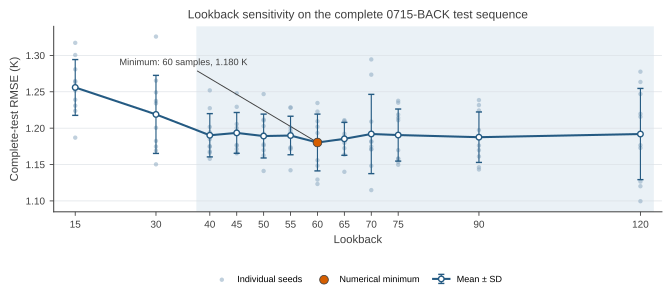

The Python source for this figure:
#!/usr/bin/env python3
"""Plot complete-test RMSE versus lookback for the frozen Thv GRU models.

The legacy filename is retained at the user's request. The plotted metric is
the full-sequence 0715-BACK test RMSE, not a rapid-cooling subset metric.
"""

from __future__ import annotations

import argparse
import sys
from pathlib import Path

import matplotlib

matplotlib.use("Agg")
import matplotlib.pyplot as plt
import numpy as np
import pandas as pd


BASE_NAME = Path(__file__).stem
EXPECTED_LOOKBACKS = (15, 30, 40, 45, 50, 55, 60, 65, 70, 75, 90, 120)
EXPECTED_SEEDS = (42, 52, 62, 72, 82, 92, 102, 112, 122, 132)
PLATEAU_START = 40
NUMERICAL_MINIMUM = 60
DPI = 600

PROJECT_DIR = Path(__file__).resolve().parents[1]
DEFAULT_DATA_DIR = (
    PROJECT_DIR
    / "残差lookback测试"
    / "gru_lookback_final_test0715BACK_full"
)
DEFAULT_QA_HELPER_DIR = Path.home() / ".codex" / "skills" / "nature-figure" / "scripts"

COLORS = {
    "mean": "#245A82",
    "raw": "#8CAAC0",
    "plateau": "#EAF1F6",
    "minimum": "#D55E00",
    "edge": "#3F3F3F",
    "grid": "#D9DEE3",
}

plt.rcParams.update(
    {
        "font.family": "sans-serif",
        "font.sans-serif": ["Arial", "Helvetica", "DejaVu Sans", "sans-serif"],
        "svg.fonttype": "none",
        "pdf.fonttype": 42,
        "ps.fonttype": 42,
        "font.size": 8.0,
        "axes.labelsize": 8.5,
        "axes.titlesize": 9.0,
        "xtick.labelsize": 7.5,
        "ytick.labelsize": 7.5,
        "axes.linewidth": 0.75,
        "xtick.major.width": 0.65,
        "ytick.major.width": 0.65,
        "xtick.major.size": 3.0,
        "ytick.major.size": 3.0,
        "axes.spines.top": False,
        "axes.spines.right": False,
        "legend.frameon": False,
    }
)


def parse_args() -> argparse.Namespace:
    parser = argparse.ArgumentParser(description=__doc__)
    parser.add_argument(
        "--summary-csv",
        type=Path,
        default=DEFAULT_DATA_DIR / "lookback_test_summary.csv",
    )
    parser.add_argument(
        "--all-runs-csv",
        type=Path,
        default=DEFAULT_DATA_DIR / "lookback_test_all_runs.csv",
    )
    parser.add_argument("--output-dir", type=Path, default=Path(__file__).parent)
    parser.add_argument("--qa-output-dir", type=Path, default=Path(__file__).parent / "qa")
    parser.add_argument("--qa-helper-dir", type=Path, default=DEFAULT_QA_HELPER_DIR)
    return parser.parse_args()


def validate_data(
    summary: pd.DataFrame, runs: pd.DataFrame
) -> tuple[pd.DataFrame, pd.DataFrame]:
    required_summary = {
        "lookback",
        "seed_count",
        "test_full_rmse_mean_k",
        "test_full_rmse_std_k",
        "test_windows",
        "persistence_test_rmse_k",
    }
    required_runs = {"lookback", "seed", "test_full_rmse_k", "test_windows"}
    if missing := required_summary - set(summary.columns):
        raise ValueError(f"Summary is missing columns: {sorted(missing)}")
    if missing := required_runs - set(runs.columns):
        raise ValueError(f"All-runs table is missing columns: {sorted(missing)}")

    summary = summary.copy()
    runs = runs.copy()
    summary["lookback"] = summary["lookback"].astype(int)
    runs["lookback"] = runs["lookback"].astype(int)
    runs["seed"] = runs["seed"].astype(int)
    summary = summary.sort_values("lookback").reset_index(drop=True)
    runs = runs.sort_values(["lookback", "seed"]).reset_index(drop=True)

    if tuple(summary["lookback"]) != EXPECTED_LOOKBACKS:
        raise ValueError(
            f"Expected lookbacks {EXPECTED_LOOKBACKS}, got {tuple(summary['lookback'])}"
        )
    if set(runs["lookback"]) != set(EXPECTED_LOOKBACKS):
        raise ValueError("All-runs lookbacks do not match the summary")
    if summary["seed_count"].astype(int).ne(len(EXPECTED_SEEDS)).any():
        raise ValueError("Every lookback must contain ten seeds")
    if runs.duplicated(["lookback", "seed"]).any():
        raise ValueError("Duplicate lookback/seed rows detected")
    if runs["test_windows"].nunique() != 1:
        raise ValueError("Full-test window counts differ across runs")
    if int(runs["test_windows"].iloc[0]) != 10659:
        raise ValueError("Unexpected number of common full-test forecast origins")

    for lookback, group in runs.groupby("lookback", sort=True):
        seeds = tuple(group["seed"].sort_values())
        if seeds != EXPECTED_SEEDS:
            raise ValueError(f"Lookback {lookback} has seeds {seeds}")
        values = group["test_full_rmse_k"].to_numpy(float)
        row = summary.loc[summary["lookback"].eq(lookback)].iloc[0]
        if not np.isclose(values.mean(), row["test_full_rmse_mean_k"], atol=1e-12):
            raise ValueError(f"Mean mismatch at lookback {lookback}")
        if not np.isclose(values.std(ddof=1), row["test_full_rmse_std_k"], atol=1e-12):
            raise ValueError(f"SD mismatch at lookback {lookback}")

    minimum = int(summary.loc[summary["test_full_rmse_mean_k"].idxmin(), "lookback"])
    if minimum != NUMERICAL_MINIMUM:
        raise ValueError(f"Expected numerical minimum {NUMERICAL_MINIMUM}, got {minimum}")
    plateau = summary.loc[summary["lookback"].ge(PLATEAU_START)]
    plateau_range = float(
        plateau["test_full_rmse_mean_k"].max()
        - plateau["test_full_rmse_mean_k"].min()
    )
    print(f"METRIC=complete_0715-BACK_test_RMSE")
    print(f"TEST_WINDOWS={int(runs['test_windows'].iloc[0])}")
    print(f"NUMERICAL_MINIMUM_LOOKBACK={minimum}")
    print(f"PLATEAU_MEAN_RANGE_K={plateau_range:.6f}")
    return summary, runs


def load_alignment_helper(helper_dir: Path):
    helper = helper_dir.resolve() / "audit_panel_alignment.py"
    if not helper.exists():
        raise FileNotFoundError(f"Missing alignment helper: {helper}")
    sys.path.insert(0, str(helper.parent))
    from audit_panel_alignment import require_matplotlib_panel_alignment

    return require_matplotlib_panel_alignment


def style_axis(axis: plt.Axes) -> None:
    axis.spines["left"].set_color(COLORS["edge"])
    axis.spines["bottom"].set_color(COLORS["edge"])
    axis.tick_params(colors=COLORS["edge"])
    axis.xaxis.label.set_color(COLORS["edge"])
    axis.yaxis.label.set_color(COLORS["edge"])
    axis.title.set_color(COLORS["edge"])
    axis.grid(axis="y", color=COLORS["grid"], linewidth=0.55, alpha=0.85)
    axis.set_axisbelow(True)


def plot(summary: pd.DataFrame, runs: pd.DataFrame) -> plt.Figure:
    x = summary["lookback"].to_numpy(int)
    mean = summary["test_full_rmse_mean_k"].to_numpy(float)
    sd = summary["test_full_rmse_std_k"].to_numpy(float)

    figure, axis = plt.subplots(figsize=(7.20, 3.45))
    figure.subplots_adjust(left=0.105, right=0.985, bottom=0.28, top=0.84)

    axis.axvspan(
        PLATEAU_START - 2.5,
        max(EXPECTED_LOOKBACKS) + 2.5,
        color=COLORS["plateau"],
        linewidth=0,
        zorder=0,
    )

    for index, lookback in enumerate(x):
        values = runs.loc[
            runs["lookback"].eq(lookback), "test_full_rmse_k"
        ].to_numpy(float)
        axis.scatter(
            np.full(values.size, lookback, dtype=float),
            values,
            s=11,
            color=COLORS["raw"],
            alpha=0.55,
            edgecolors="none",
            zorder=2,
            label="Individual seeds" if index == 0 else None,
        )

    axis.errorbar(
        x,
        mean,
        yerr=sd,
        color=COLORS["mean"],
        linewidth=1.55,
        marker="o",
        markersize=4.2,
        markerfacecolor="white",
        markeredgewidth=1.05,
        ecolor=COLORS["mean"],
        elinewidth=0.85,
        capsize=2.3,
        label="Mean ± SD",
        zorder=4,
    )

    minimum_row = summary.loc[summary["lookback"].eq(NUMERICAL_MINIMUM)].iloc[0]
    minimum_y = float(minimum_row["test_full_rmse_mean_k"])
    axis.scatter(
        [NUMERICAL_MINIMUM],
        [minimum_y],
        s=42,
        facecolor=COLORS["minimum"],
        edgecolor=COLORS["edge"],
        linewidth=0.6,
        zorder=6,
        label="Numerical minimum",
    )

    axis.annotate(
        f"Minimum: 60 samples, {minimum_y:.3f} K",
        xy=(NUMERICAL_MINIMUM, minimum_y),
        xytext=(47, 1.290),
        ha="right",
        va="center",
        fontsize=7.0,
        color=COLORS["edge"],
        arrowprops={"arrowstyle": "-", "color": COLORS["edge"], "lw": 0.7},
    )

    axis.set_xlim(11, 124)
    axis.set_ylim(1.085, 1.34)
    axis.set_xticks(x)
    axis.set_xlabel("Lookback")
    axis.set_ylabel("Complete-test RMSE (K)")
    axis.set_title("Lookback sensitivity on the complete 0715-BACK test sequence")
    axis.legend(
        loc="upper center",
        bbox_to_anchor=(0.50, -0.30),
        ncols=3,
        fontsize=6.8,
        handlelength=1.8,
        columnspacing=1.5,
    )
    style_axis(axis)
    return figure


def save(
    figure: plt.Figure,
    output_dir: Path,
    qa_output_dir: Path,
    require_matplotlib_panel_alignment,
) -> None:
    output_dir.mkdir(parents=True, exist_ok=True)
    qa_output_dir.mkdir(parents=True, exist_ok=True)
    require_matplotlib_panel_alignment(
        figure,
        axes=list(figure.axes),
        panel_ids=["a"],
        json_out=qa_output_dir / f"{BASE_NAME}.alignment.json",
        overlay_svg=qa_output_dir / f"{BASE_NAME}.alignment.svg",
        tolerance_pt=1.5,
        gutter_tolerance_pt=1.5,
        strict=True,
    )
    vector = {"facecolor": "white", "transparent": False, "bbox_inches": "tight"}
    raster = {**vector, "dpi": DPI}
    figure.savefig(output_dir / f"{BASE_NAME}.svg", **vector)
    figure.savefig(output_dir / f"{BASE_NAME}.pdf", **vector)
    figure.savefig(output_dir / f"{BASE_NAME}.png", **raster)
    figure.savefig(output_dir / f"{BASE_NAME}.tiff", **raster)
    plt.close(figure)


def main() -> None:
    args = parse_args()
    summary, runs = validate_data(
        pd.read_csv(args.summary_csv), pd.read_csv(args.all_runs_csv)
    )
    alignment_helper = load_alignment_helper(args.qa_helper_dir)
    save(plot(summary, runs), args.output_dir, args.qa_output_dir, alignment_helper)
    print(f"FIGURE_BASE_NAME={BASE_NAME}")
    print(f"FIGURE_OUTPUT_DIR={args.output_dir.resolve()}")


if __name__ == "__main__":
    main()
